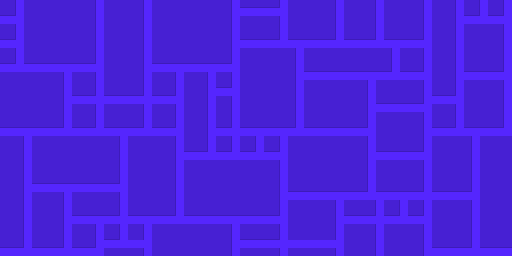

Rendered tile map (Tiled .tmx) drawn with the repository's tilesets; below, a short description and the full map source, tile grids included:
An orthogonal 64x32 tile map with 8x8 px tiles, 1 tile layer (background).

<map version="1.9" tiledversion="1.9.0" orientation="orthogonal" renderorder="right-down" width="64" height="32" tilewidth="8" tileheight="8" infinite="0" nextlayerid="2" nextobjectid="1">
 <tileset firstgid="1" source="tiles.tsx" />
 <layer id="1" name="background" width="64" height="32">
  <data encoding="csv">
12,2,13,12,12,12,12,12,12,12,12,2,13,12,12,12,12,2,13,12,12,12,12,12,12,12,12,12,2,13,9,9,9,9,10,13,12,12,12,12,12,2,13,12,12,12,2,13,12,12,12,12,2,13,12,12,2,13,12,2,13,12,2,13,
9,10,13,12,12,12,12,12,12,12,12,2,13,12,12,12,12,2,13,12,12,12,12,12,12,12,12,12,2,13,13,13,13,13,13,13,12,12,12,12,12,2,13,12,12,12,2,13,12,12,12,12,2,13,12,12,2,13,9,10,13,9,10,13,
13,13,13,12,12,12,12,12,12,12,12,2,13,12,12,12,12,2,13,12,12,12,12,12,12,12,12,12,2,13,12,12,12,12,2,13,12,12,12,12,12,2,13,12,12,12,2,13,12,12,12,12,2,13,12,12,2,13,13,13,13,13,13,13,
12,2,13,12,12,12,12,12,12,12,12,2,13,12,12,12,12,2,13,12,12,12,12,12,12,12,12,12,2,13,12,12,12,12,2,13,12,12,12,12,12,2,13,12,12,12,2,13,12,12,12,12,2,13,12,12,2,13,12,12,12,12,2,13,
9,10,13,12,12,12,12,12,12,12,12,2,13,12,12,12,12,2,13,12,12,12,12,12,12,12,12,12,2,13,9,9,9,9,10,13,9,9,9,9,9,10,13,9,9,9,10,13,9,9,9,9,10,13,12,12,2,13,12,12,12,12,2,13,
13,13,13,12,12,12,12,12,12,12,12,2,13,12,12,12,12,2,13,12,12,12,12,12,12,12,12,12,2,13,13,13,13,13,13,13,13,13,13,13,13,13,13,13,13,13,13,13,13,13,13,13,13,13,12,12,2,13,12,12,12,12,2,13,
12,2,13,12,12,12,12,12,12,12,12,2,13,12,12,12,12,2,13,12,12,12,12,12,12,12,12,12,2,13,12,12,12,12,12,12,2,13,12,12,12,12,12,12,12,12,12,12,2,13,12,12,2,13,12,12,2,13,12,12,12,12,2,13,
9,10,13,9,9,9,9,9,9,9,9,10,13,12,12,12,12,2,13,9,9,9,9,9,9,9,9,9,10,13,12,12,12,12,12,12,2,13,12,12,12,12,12,12,12,12,12,12,2,13,12,12,2,13,12,12,2,13,12,12,12,12,2,13,
13,13,13,13,13,13,13,13,13,13,13,13,13,12,12,12,12,2,13,13,13,13,13,13,13,13,13,13,13,13,12,12,12,12,12,12,2,13,9,9,9,9,9,9,9,9,9,9,10,13,9,9,10,13,12,12,2,13,9,9,9,9,10,13,
12,12,12,12,12,12,12,2,13,12,12,2,13,12,12,12,12,2,13,12,12,2,13,12,12,2,13,12,2,13,12,12,12,12,12,12,2,13,13,13,13,13,13,13,13,13,13,13,13,13,13,13,13,13,12,12,2,13,13,13,13,13,13,13,
12,12,12,12,12,12,12,2,13,12,12,2,13,12,12,12,12,2,13,12,12,2,13,12,12,2,13,9,10,13,12,12,12,12,12,12,2,13,12,12,12,12,12,12,12,2,13,12,12,12,12,12,2,13,12,12,2,13,12,12,12,12,2,13,
12,12,12,12,12,12,12,2,13,9,9,10,13,9,9,9,9,10,13,9,9,10,13,12,12,2,13,13,13,13,12,12,12,12,12,12,2,13,12,12,12,12,12,12,12,2,13,12,12,12,12,12,2,13,9,9,10,13,12,12,12,12,2,13,
12,12,12,12,12,12,12,2,13,13,13,13,13,13,13,13,13,13,13,13,13,13,13,12,12,2,13,12,2,13,12,12,12,12,12,12,2,13,12,12,12,12,12,12,12,2,13,9,9,9,9,9,10,13,13,13,13,13,12,12,12,12,2,13,
12,12,12,12,12,12,12,2,13,12,12,2,13,12,12,12,12,2,13,12,12,2,13,12,12,2,13,12,2,13,12,12,12,12,12,12,2,13,12,12,12,12,12,12,12,2,13,13,13,13,13,13,13,13,12,12,2,13,12,12,12,12,2,13,
12,12,12,12,12,12,12,2,13,12,12,2,13,12,12,12,12,2,13,12,12,2,13,12,12,2,13,12,2,13,12,12,12,12,12,12,2,13,12,12,12,12,12,12,12,2,13,12,12,12,12,12,2,13,12,12,2,13,12,12,12,12,2,13,
9,9,9,9,9,9,9,10,13,9,9,10,13,9,9,9,9,10,13,9,9,10,13,12,12,2,13,9,10,13,9,9,9,9,9,9,10,13,9,9,9,9,9,9,9,10,13,12,12,12,12,12,2,13,9,9,10,13,9,9,9,9,10,13,
13,13,13,13,13,13,13,13,13,13,13,13,13,13,13,13,13,13,13,13,13,13,13,12,12,2,13,13,13,13,13,13,13,13,13,13,13,13,13,13,13,13,13,13,13,13,13,12,12,12,12,12,2,13,13,13,13,13,13,13,13,13,13,13,
12,12,2,13,12,12,12,12,12,12,12,12,12,12,2,13,12,12,12,12,12,2,13,12,12,2,13,12,2,13,12,2,13,12,2,13,12,12,12,12,12,12,12,12,12,2,13,12,12,12,12,12,2,13,12,12,12,12,2,13,12,12,12,12,
12,12,2,13,12,12,12,12,12,12,12,12,12,12,2,13,12,12,12,12,12,2,13,9,9,10,13,9,10,13,9,10,13,9,10,13,12,12,12,12,12,12,12,12,12,2,13,9,9,9,9,9,10,13,12,12,12,12,2,13,12,12,12,12,
12,12,2,13,12,12,12,12,12,12,12,12,12,12,2,13,12,12,12,12,12,2,13,13,13,13,13,13,13,13,13,13,13,13,13,13,12,12,12,12,12,12,12,12,12,2,13,13,13,13,13,13,13,13,12,12,12,12,2,13,12,12,12,12,
12,12,2,13,12,12,12,12,12,12,12,12,12,12,2,13,12,12,12,12,12,2,13,12,12,12,12,12,12,12,12,12,12,12,2,13,12,12,12,12,12,12,12,12,12,2,13,12,12,12,12,12,2,13,12,12,12,12,2,13,12,12,12,12,
12,12,2,13,12,12,12,12,12,12,12,12,12,12,2,13,12,12,12,12,12,2,13,12,12,12,12,12,12,12,12,12,12,12,2,13,12,12,12,12,12,12,12,12,12,2,13,12,12,12,12,12,2,13,12,12,12,12,2,13,12,12,12,12,
12,12,2,13,9,9,9,9,9,9,9,9,9,9,10,13,12,12,12,12,12,2,13,12,12,12,12,12,12,12,12,12,12,12,2,13,12,12,12,12,12,12,12,12,12,2,13,12,12,12,12,12,2,13,12,12,12,12,2,13,12,12,12,12,
12,12,2,13,13,13,13,13,13,13,13,13,13,13,13,13,12,12,12,12,12,2,13,12,12,12,12,12,12,12,12,12,12,12,2,13,9,9,9,9,9,9,9,9,9,10,13,9,9,9,9,9,10,13,9,9,9,9,10,13,12,12,12,12,
12,12,2,13,12,12,12,2,13,12,12,12,12,12,2,13,12,12,12,12,12,2,13,12,12,12,12,12,12,12,12,12,12,12,2,13,13,13,13,13,13,13,13,13,13,13,13,13,13,13,13,13,13,13,13,13,13,13,13,13,12,12,12,12,
12,12,2,13,12,12,12,2,13,12,12,12,12,12,2,13,12,12,12,12,12,2,13,12,12,12,12,12,12,12,12,12,12,12,2,13,12,12,12,12,12,2,13,12,12,12,2,13,12,2,13,12,2,13,12,12,12,12,2,13,12,12,12,12,
12,12,2,13,12,12,12,2,13,9,9,9,9,9,10,13,9,9,9,9,9,10,13,9,9,9,9,9,9,9,9,9,9,9,10,13,12,12,12,12,12,2,13,9,9,9,10,13,9,10,13,9,10,13,12,12,12,12,2,13,12,12,12,12,
12,12,2,13,12,12,12,2,13,13,13,13,13,13,13,13,13,13,13,13,13,13,13,13,13,13,13,13,13,13,13,13,13,13,13,13,12,12,12,12,12,2,13,13,13,13,13,13,13,13,13,13,13,13,12,12,12,12,2,13,12,12,12,12,
12,12,2,13,12,12,12,2,13,12,12,2,13,12,2,13,12,2,13,12,12,12,12,12,12,12,12,12,2,13,12,12,12,12,2,13,12,12,12,12,12,2,13,12,12,12,2,13,12,12,12,12,2,13,12,12,12,12,2,13,12,12,12,12,
12,12,2,13,12,12,12,2,13,12,12,2,13,9,10,13,12,2,13,12,12,12,12,12,12,12,12,12,2,13,9,9,9,9,10,13,12,12,12,12,12,2,13,12,12,12,2,13,12,12,12,12,2,13,12,12,12,12,2,13,12,12,12,12,
9,9,10,13,9,9,9,10,13,9,9,10,13,13,13,13,13,13,13,12,12,12,12,12,12,12,12,12,2,13,13,13,13,13,13,13,13,13,13,13,13,13,13,12,12,12,2,13,12,12,12,12,2,13,9,9,9,9,10,13,9,9,9,9,
13,13,13,13,13,13,13,13,13,13,13,13,13,12,12,12,12,2,13,12,12,12,12,12,12,12,12,12,2,13,12,12,12,12,2,13,12,12,12,12,12,2,13,12,12,12,2,13,12,12,12,12,2,13,13,13,13,13,13,13,13,13,13,13
</data>
 </layer>
</map>
